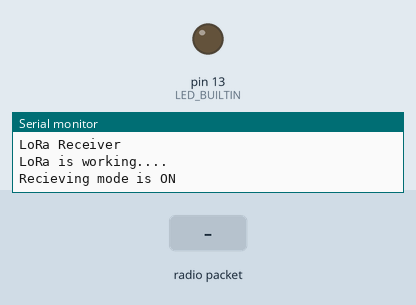
Recording of a sketch running on a simulated Arduino Uno, built with avr-gcc and run on an emulated ATmega328P. On the bench: output pins drawn as LEDs (lit = HIGH), the last lines printed to the serial monitor. The inputs (shaded band) are chosen by the test bench. No radio packets arrive unless stated.

Above: at 3.7 s.
3.8 s: radio packet "1" arrives
At 5.9 s:
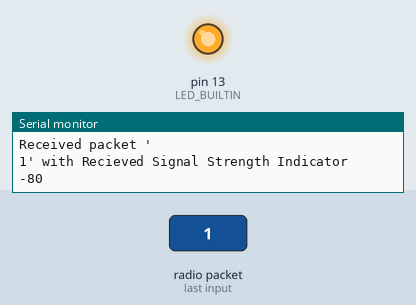
6.8 s: radio packet "0" arrives
At 9.6 s:
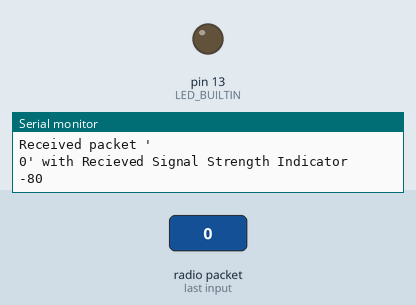
9.8 s: radio packet "2" arrives
At 11.9 s:
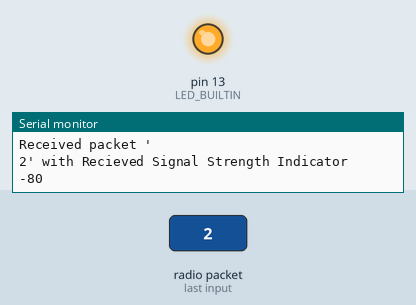
Timing chart, 0 to 13.5 s (numbered marks = the images above; inputs shaded):
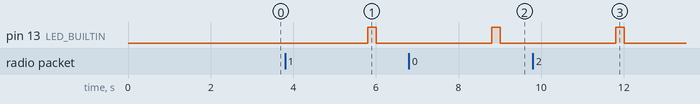

Measured:
- after the input at 3.8 s, pin 13 (LED_BUILTIN): LOW → HIGH after 2.0 s, → LOW 0.20 s later
- after the input at 6.8 s, pin 13 (LED_BUILTIN): LOW → HIGH after 2.0 s, → LOW 0.20 s later
- after the input at 9.8 s, pin 13 (LED_BUILTIN): LOW → HIGH after 2.0 s, → LOW 0.20 s later

The sketch:

lora_sf_change_receiver.ino
```cpp
//LoRA Reciever

#include <SPI.h>
#include <LoRa.h>

//array of frequencies valid for the application to change
long int frequencies[5] = {433000000, 12100000, 189000000,362000000,567000000};
//controls the current frequency index in the array 431182800
int indexFreq = 0;
int sf_value=7;

void changeFrequency()
{
  if (!LoRa.begin(frequencies[indexFreq]))
  {
    //display.drawString(0, 0, "Starting LoRa failed!");
    //display.display();
    Serial.println("Starting LoRa failed!");
    while (1);
  }
  //LoRa.enableCrc();
  LoRa.disableCrc();
  digitalWrite(13, LOW); //turns off the frequency change indicator LED
}

void changeSF()
{
  LoRa.setSpreadingFactor(sf_value);
  //LoRa.enableCrc();
  LoRa.disableCrc();
  digitalWrite(13, LOW); //turns off the frequency change indicator LED
}


void setup() {
  pinMode(LED_BUILTIN,OUTPUT);
  Serial.begin(9600);
  while (!Serial);


  Serial.println("LoRa Receiver");
  delay(2500);


  if (!LoRa.begin(433E6)) {
  Serial.println("Starting LoRa failed!");

    while (1);

  }
  Serial.println("LoRa is working....");
  Serial.println("Recieving mode is ON");


}

bool frequency_changed=false;
bool sf_changed=false;
void loop() {

  if(!frequency_changed)
  {
    changeFrequency();
    frequency_changed=true;
  }
  if(!sf_changed)
  {
    changeSF();
    sf_changed=true;
  }

  int packetSize = LoRa.parsePacket();
  if (packetSize) {

    Serial.println("Received packet '");


    while (LoRa.available())
    {
      Serial.print((char)LoRa.read());
    }

    Serial.println("' with Recieved Signal Strength Indicator ");
    Serial.println(LoRa.packetRssi());
    delay(2000);

  digitalWrite(LED_BUILTIN,HIGH);
  delay(200);
  digitalWrite(LED_BUILTIN,LOW);
  }
}
```
